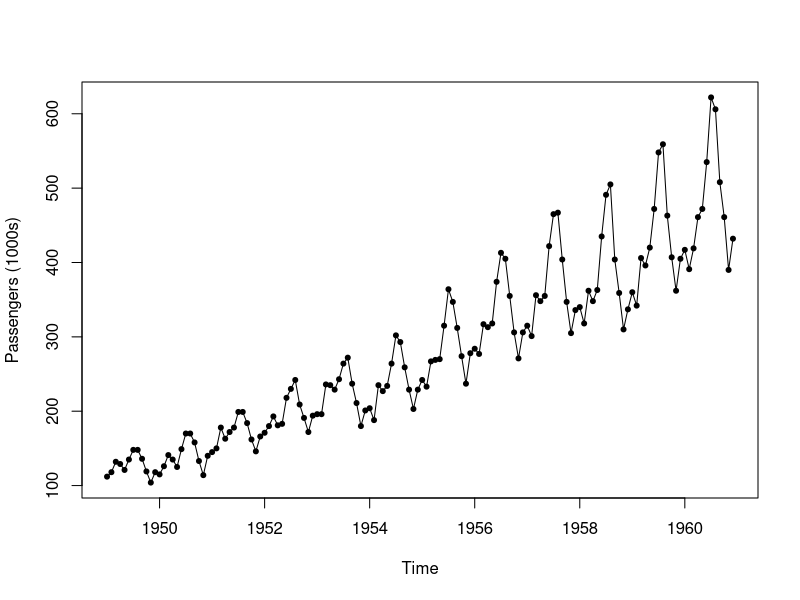

Generate this figure with R:
#Task 6
AirPassengers
p<-AirPassengers
#AirPassengers['1950']
#colSums(p)
a<-matrix(data = AirPassengers, nrow = 12, ncol = 12, byrow = FALSE,
       dimnames = NULL)
print(a)
m<-rowSums(a)
print(m)
print("Most profitable month in 12 years is July")
max(m)
#x-axis is years and y axis is months
m2<-colSums(a)
print(m2)
print("Most profitable year in 12 years is 1960")
max(m2)

plot(p, ylab="Passengers (1000s)", type="o", pch =20)
#TASK 7
price=8000
k=12
n=12
for(j in 1:k){
  for(i in 1:n){
    a[i,j]=a[i,j]*price
    i=i+1
  }
  
  price=price+(price*0.1)
  j=j+1
}
print(a)
t2<-rowSums(a)
print(t2)
print("Most profitable month in 12 years is July")
max(t2)
#x-axis is years and y axis is months
t3<-colSums(a)
print(t3)
print("Most profitable year in 12 years is 1960")
max(t3)
#Task 8
r=12
c=12
max=0
for(j in 1:c){
  for(i in 1:r){
    val=a[i,j]
    if(val>max)
    {
    max=val}
  }
  print(max)
  j=j+1
}

